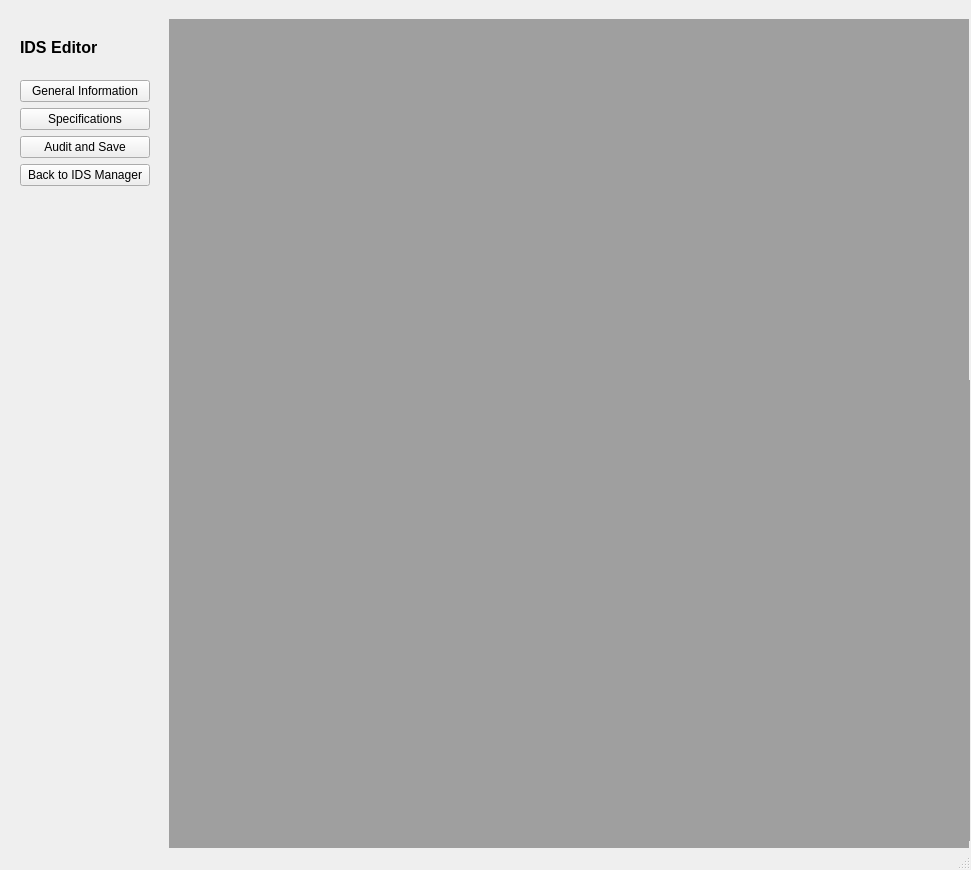
<?xml version="1.0" encoding="UTF-8"?>
<ui version="4.0">
 <class>idsEditorWindow</class>
 <widget class="QMainWindow" name="idsEditorWindow">
  <property name="geometry">
   <rect>
    <x>0</x>
    <y>0</y>
    <width>971</width>
    <height>870</height>
   </rect>
  </property>
  <property name="maximumSize">
   <size>
    <width>971</width>
    <height>870</height>
   </size>
  </property>
  <property name="windowTitle">
   <string>IDS Editor Window</string>
  </property>
  <widget class="QWidget" name="centralwidget">
   <widget class="QMdiArea" name="mdi_list">
    <property name="geometry">
     <rect>
      <x>169</x>
      <y>19</y>
      <width>800</width>
      <height>832</height>
     </rect>
    </property>
   </widget>
   <widget class="QMdiArea" name="mdi_editor">
    <property name="geometry">
     <rect>
      <x>170</x>
      <y>380</y>
      <width>800</width>
      <height>461</height>
     </rect>
    </property>
   </widget>
   <widget class="QWidget" name="layoutWidget">
    <property name="geometry">
     <rect>
      <x>20</x>
      <y>20</y>
      <width>130</width>
      <height>166</height>
     </rect>
    </property>
    <layout class="QVBoxLayout" name="verticalLayout">
     <item>
      <widget class="QLabel" name="lbl_IDSEditor_title">
       <property name="font">
        <font>
         <family>Arial</family>
         <pointsize>12</pointsize>
         <weight>75</weight>
         <bold>true</bold>
        </font>
       </property>
       <property name="text">
        <string>IDS Editor</string>
       </property>
      </widget>
     </item>
     <item>
      <widget class="QPushButton" name="btn_ids_info">
       <property name="text">
        <string>General Information</string>
       </property>
      </widget>
     </item>
     <item>
      <widget class="QPushButton" name="btn_ids_specifications">
       <property name="text">
        <string>Specifications</string>
       </property>
      </widget>
     </item>
     <item>
      <widget class="QPushButton" name="btn_ids_audit">
       <property name="text">
        <string>Audit and Save</string>
       </property>
      </widget>
     </item>
     <item>
      <widget class="QPushButton" name="btn_back">
       <property name="text">
        <string>Back to IDS Manager</string>
       </property>
      </widget>
     </item>
    </layout>
   </widget>
  </widget>
  <widget class="QStatusBar" name="statusbar"/>
 </widget>
 <resources/>
 <connections/>
</ui>
